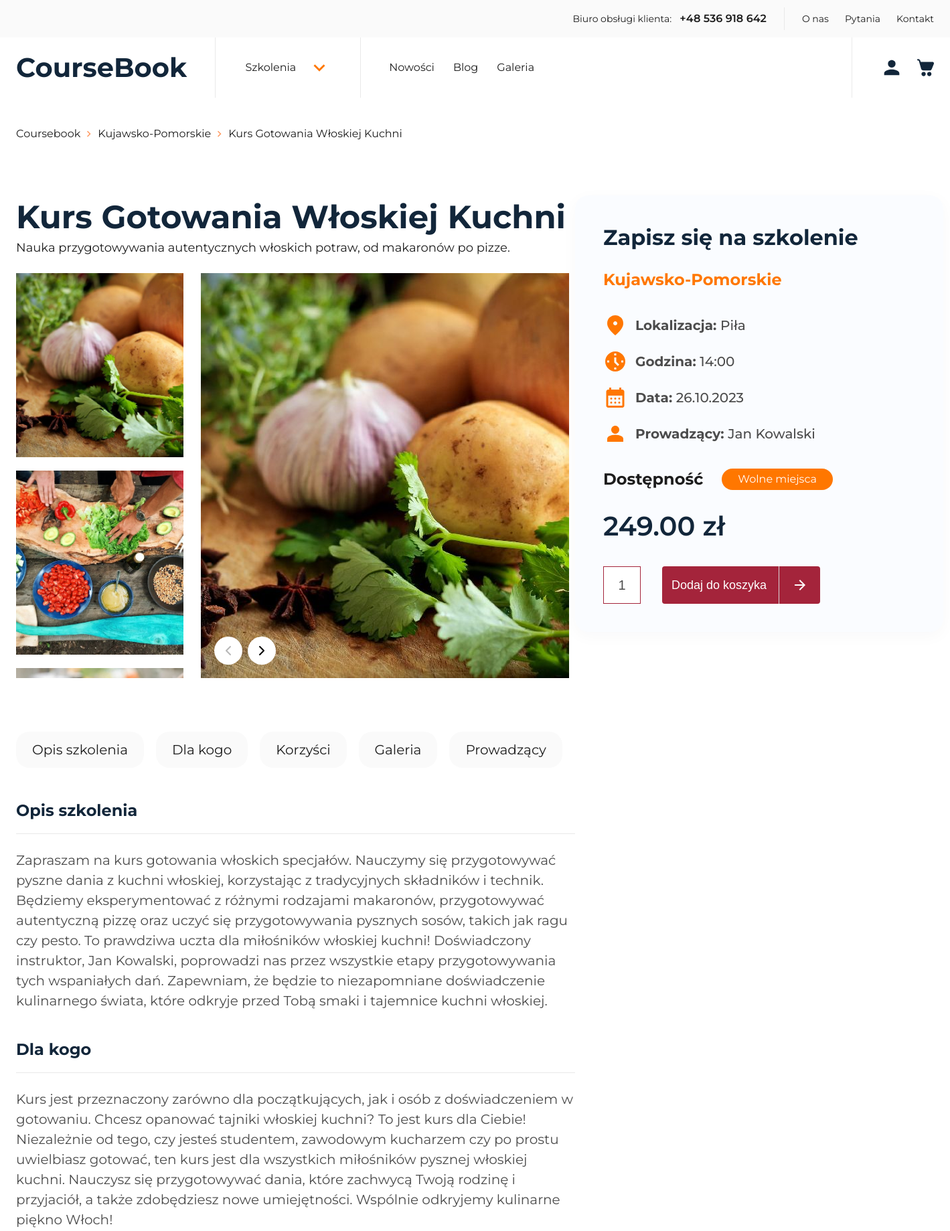
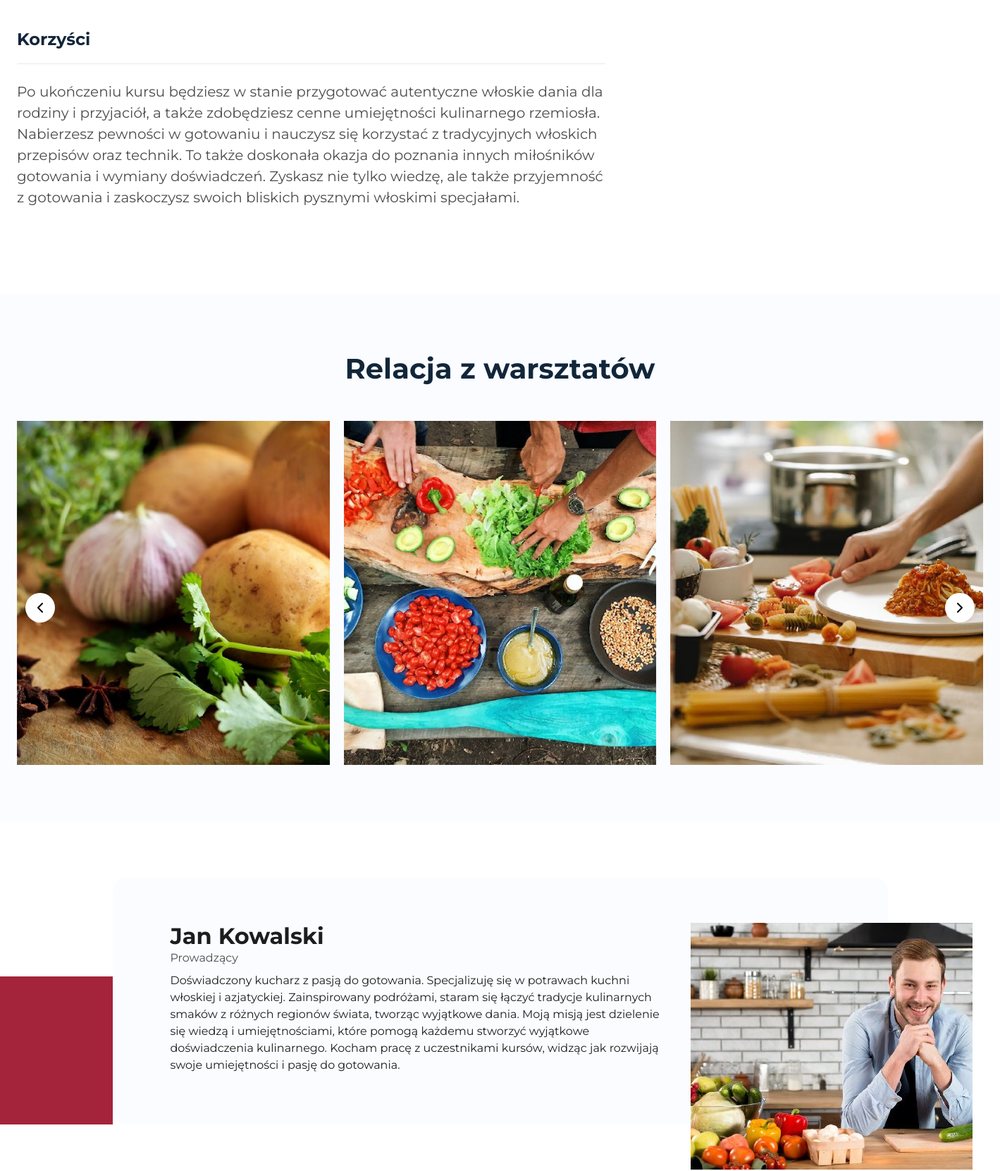
Page /course/kujawsko-pomorskie/kurs-gotowania-woskiej-kuchni/ (upper part) on the committed database (2 pictures, top to bottom).
### coursebookapp/models/course.py (models this page shows, shortened)
class Course(models.Model):
    instructor = models.ForeignKey(
        Instructor, on_delete=models.SET_NULL, null=True, blank=True
    )
    title = models.CharField(max_length=100)
    short_description = models.CharField(max_length=200)
    price = models.DecimalField(max_digits=8, decimal_places=2)
    province_choices = (
        ("dolnośląskie", "Dolnośląskie"),
        ("kujawsko-pomorskie", "Kujawsko-Pomorskie"),
        ("lubelskie", "Lubelskie"),
        ("lubuskie", "Lubuskie"),
        ("łódzkie", "Łódzkie"),
        ("małopolskie", "Małopolskie"),
        ("mazowieckie", "Mazowieckie"),
        ("opolskie", "Opolskie"),
        ("podkarpackie", "Podkarpackie"),
        ("podlaskie", "Podlaskie"),
        ("pomorskie", "Pomorskie"),
        ("śląskie", "Śląskie"),
        ("świętokrzyskie", "Świętokrzyskie"),
        ("warmińsko-mazurskie", "Warmińsko-Mazurskie"),
        ("wielkopolskie", "Wielkopolskie"),
        ("zachodniopomorskie", "Zachodniopomorskie"),
    )
    province = models.CharField(max_length=30, choices=province_choices)
    available = models.BooleanField(default=False)
    seats = models.PositiveIntegerField()
    date = models.DateField()
    time_start = models.TimeField()
    city = models.CharField(max_length=100)
    course_description = models.TextField()
    course_for = models.TextField()
    course_benefit = models.TextField()
    province_slug = models.SlugField(max_length=50, blank=True)
    slug = models.SlugField(max_length=200, unique=True, blank=True)

### coursebookapp/models/course_image.py (models this page shows, shortened)
class CourseImage(models.Model):
    course = models.ForeignKey(Course, on_delete=models.CASCADE)
    def get_upload_path(instance, filename):
        return f"course_images/{instance.course.id}/{filename}"
    image = models.ImageField(upload_to=get_upload_path)
    image_thumb = models.ImageField(upload_to=get_upload_path, blank=True)
    image_medium_thumb = models.ImageField(upload_to=get_upload_path, blank=True)

### coursebookapp/models/instructor.py (models this page shows, shortened)
class Instructor(models.Model):
    app_user = models.ForeignKey(
        AppUser, on_delete=models.CASCADE, related_name="instructors_created"
    )
    first_name = models.CharField(max_length=50)
    last_name = models.CharField(max_length=50)
    description = models.TextField()
    def get_upload_path(instance, filename):
        company_name_slug = slugify(instance.app_user.company_name)
        return f"instructors/{company_name_slug}/{filename}"
    photo = models.ImageField(upload_to=get_upload_path, blank=True)
    photo_thumb = models.ImageField(upload_to=get_upload_path, blank=True)
    @property
    def fullname(self):
        return f"{self.first_name} {self.last_name}"

### coursebookapp/views/course_detail_view.py (the view)
class CourseDetailView(generics.RetrieveAPIView):
    serializer_class = CourseSerializer
    queryset = Course.objects.all()
    lookup_field = "slug"
    template_name = "pages/course_detail.html"
    def get(self, request, *args, **kwargs):
        instance = self.get_object()
        random_courses = Course.objects.order_by("?")[:6]
        instance.image = instance.courseimage_set.first()
        instance.images = CourseImage.objects.filter(course=instance)
        for course in random_courses:
            course.image = course.courseimage_set.first()
        breadcrumbs = [
            ("Coursebook", reverse("home")),
            (
                instance.province_slug,
                reverse(
                    "course_category", kwargs={"province_slug": instance.province_slug}
                ),
            ),
            (
                instance.title,
                reverse(
                    "course_detail",
                    kwargs={
                        "province_slug": instance.province_slug,
                        "slug": instance.slug,
                    },
                ),
            ),
        ]
        context = {
            "course": instance,
            "random_courses": random_courses,
            "breadcrumbs": breadcrumbs,
        }
        return render(request, self.template_name, context)

### templates/pages/course_detail.html (shortened to what this page needs)
{% extends "layout/base-nb.html" %} {% block styles %}
<link rel="stylesheet" href="{% static 'css/global.min.css' %}" />
<link rel="stylesheet" href="{% static 'css/course.min.css' %}" />
<link rel="stylesheet" href="{% static 'css/splide-core.min.css' %}" />
{% endblock %} {% block content %}
<div class="container">
    {% include 'partials/breadcrumbs.html' with breadcrumbs=breadcrumbs %}
</div>
<section class="course">
  <div class="container">
    <div class="course__row">
      <div class="course__left">
        <div class="course__head">
          <h1 class="course__head-title">{{course.title|title}}</h1>
          <p class="course__head-short">{{course.short_description}}</p>
        </div>
        <div class="course__gallery">
          <div class="course__gallery-left">
            {%if course.images%}
            <div class="splide courseThumbs">
              <div class="splide__track">
                <ul class="splide__list">
                  {%for image in course.images%}
                  <li class="splide__slide">
                    <picture>
                      <img
                        loading="lazy"
                        width="250"
                        height="275"
                        src="{{ image.image.url }}"
                        alt="{{ course.title }}"
                      />
                    </picture>
                  </li>
                  {%endfor%}
                </ul>
              </div>
            </div>
            {%endif%}
          </div>
          <div class="course__gallery-right">
            {%if course.image%}
            <div class="splide courseBig">
              <div class="splide__arrows">
                <button class="splide__arrow splide__arrow--prev">
                  <svg
                    xmlns="http://www.w3.org/2000/svg"
                    width="24"
                    height="24"
                    viewBox="0 0 24 24"
                    fill="none"
                    stroke="currentColor"
                    stroke-width="2"
                    stroke-linecap="round"
                    stroke-linejoin="round"
                    class="feather feather-chevron-left"
                  >
                    <polyline points="15 18 9 12 15 6"></polyline>
                  </svg>
                </button>
                <button class="splide__arrow splide__arrow--next">
                  <svg
                    xmlns="http://www.w3.org/2000/svg"
                    width="24"
                    height="24"
                    viewBox="0 0 24 24"
                    fill="none"
                    stroke="currentColor"
                    stroke-width="2"
                    stroke-linecap="round"
                    stroke-linejoin="round"
                    class="feather feather-chevron-right"
                  >
                    <polyline points="9 18 15 12 9 6"></polyline>
                  </svg>
                </button>
              </div>
              <div class="splide__track">
                <ul class="splide__list">
                  {%for image in course.images%}
                  <li class="splide__slide">
                    <picture>
                      <img
                        loading="lazy"
                        width="550"
                        height="605"
                        src="{{ image.image.url }}"
                        alt="{{ course.title }}"
                      />
                    </picture>
                  </li>
                  {%endfor%}
                </ul>
              </div>
            </div>
            {%endif%}
          </div>
        </div>
        <div class="course__nav">
          <a href="#description" class="chips chips--primary">Opis szkolenia</a>
          <a href="#forWho" class="chips chips--primary">Dla kogo</a>
          <a href="#benefits" class="chips chips--primary">Korzyści</a>
          <a href="#gallery" class="chips chips--primary">Galeria</a>
          <a href="#leader" class="chips chips--primary">Prowadzący</a>
        </div>
        <div class="course__content">
          <div id="description" class="course__content-box">
            <div class="course__content-title">Opis szkolenia</div>
            <div class="course__content-text">
              {{course.course_description}}
            </div>
          </div>
          <div id="forWho" class="course__content-box">
            <div class="course__content-title">Dla kogo</div>
            <div class="course__content-text">{{course.course_for}}</div>
          </div>
          <div id="benefits" class="course__content-box">
            <div class="course__content-title">Korzyści</div>
            <div class="course__content-text">{{course.course_benefit}}</div>
          </div>
        </div>
      </div>
      <div class="course__right">
        <div class="course__box">
          <p class="course__box-title">Zapisz się na szkolenie</p>
          <p class="course__box-province">{{course.province|title}}</p>
          <div class="course__details">
            <div class="course__details-detail">
              <div class="course__details-text">
                Lokalizacja:
                <span>{{course.city|title}}</span>
              </div>
            </div>
            <div class="course__details-detail">
              <div class="course__details-text">
                Godzina:
                <span>{{course.time_start|time:"H:i"}}</span>
              </div>
            </div>
            <div class="course__details-detail">
              <div class="course__details-text">
                Data:
                <span>{{course.date|date:"d.m.Y"}}</span>
              </div>
            </div>
            <div class="course__details-detail">
              <div class="course__details-text">
                Prowadzący:
                <span>{{course.instructor.fullname}}</span>
              </div>
            </div>
          </div>
          <div class="course__availability">
            <p class="course__availability-name">Dostępność</p>
            {% if course.seats > 0 %}
            <p class="chips chips--secondary">Wolne miejsca</p>
            {%else%}
            <p class="chips chips--secondary">Brak miejsca</p>
            {%endif%}
          </div>
          <div class="course__price">{{course.price}}&nbsp;zł</div>
          <form class="course__add" action="">
            <div class="">
              <input placeholder="1" class="course__add-qty" type="text" />
            </div>
            <button class="btn btn--primary">
              Dodaj do koszyka
              <span class="btn__arrow">
                <svg
                  width="24"
                  height="24"
                  viewBox="0 0 24 24"
                  fill="none"
                  xmlns="http://www.w3.org/2000/svg"
                >
                  <path
                    d="M12 20L10.575 18.6L16.175 13H4V11H16.175L10.575 5.4L12 4L20 12L12 20Z"
                    fill="white"
                  ></path>
                </svg>
              </span>
            </button>
          </form>
        </div>
      </div>
    </div>
  </div>
</section>
<section id="gallery" class="relations">
  <div class="container">
    <div class="relations__heading">
      <h2>Relacja z warsztatów</h2>
    </div>
    <div class="relations__gallery">
      {%if course.images%}
      <div class="splide relationsImages">
        <div class="splide__arrows">
          <button class="splide__arrow splide__arrow--prev">
            <svg
              xmlns="http://www.w3.org/2000/svg"
              width="24"
              height="24"
              viewBox="0 0 24 24"
              fill="none"
              stroke="currentColor"
              stroke-width="2"
              stroke-linecap="round"
              stroke-linejoin="round"
              class="feather feather-chevron-left"
            >
              <polyline points="15 18 9 12 15 6"></polyline>
            </svg>
          </button>
          <button class="splide__arrow splide__arrow--next">
            <svg
              xmlns="http://www.w3.org/2000/svg"
              width="24"
              height="24"
              viewBox="0 0 24 24"
              fill="none"
              stroke="currentColor"
              stroke-width="2"
              stroke-linecap="round"
              stroke-linejoin="round"
              class="feather feather-chevron-right"
            >
              <polyline points="9 18 15 12 9 6"></polyline>
            </svg>
          </button>
        </div>
        <div class="splide__track">
          <ul class="splide__list">
            {%for image in course.images%}
            <li class="splide__slide">
              <picture>
                <img
                  loading="lazy"
                  width="550"
                  height="605"
                  src="{{ image.image.url }}"
                  alt="{{ course.title }}"
                />
              </picture>
            </li>
            {%endfor%}
          </ul>
        </div>
      </div>
      {%endif%}
    </div>
  </div>
</section>
<section id="leader" class="testimonials">
  <div class="container">
    <div class="testimonials__row">
      <div class="testimonials__content">
        <div class="testimonials__content-head">
          <div class="testimonials__content-name">
            {{course.instructor.fullname}}
          </div>
        </div>
        <div class="testimonials__content-status">Prowadzący</div>
        <div class="testimonials__content-text">
          <p>{{course.instructor.description}}</p>
        </div>
      </div>
      <div class="testimonials__image">
        {%if course.instructor.photo%}
        <picture>
          <img
            loading="lazy"
            width="400"
            height="350"
            src="{{ course.instructor.photo.url }}"
            alt=""
          />
        </picture>
        {%endif%}
      </div>
    </div>
  </div>
</section>
{% endblock %}

### templates/partials/breadcrumbs.html
{% if breadcrumbs %}
<ol class="breadcrumbs">
  {% for item_name, item_url in breadcrumbs %}
  <li class="breadcrumbs__item">
    {% if forloop.last %}
    <span class="breadcrumbs__link">{{ item_name|title }}</span>
    {% else %}
    <a class="breadcrumbs__link" href="{{ item_url }}">{{ item_name|title }}</a>
    {% endif %}
  </li>
  {% if not forloop.last %}
  <svg
    width="18"
    height="18"
    viewBox="0 0 18 18"
    fill="none"
    xmlns="http://www.w3.org/2000/svg"
  >
    <path
      d="M7.05 13.5L6 12.45L9.45 9L6 5.55L7.05 4.5L11.55 9L7.05 13.5Z"
      fill="#FF9A62"
    />
  </svg>
  {% endif %} {% endfor %}
</ol>
{% endif %}

### rows in the picture
Course: breadcrumbs "Kujawsko-Pomorskie", breadcrumbs "Kurs Gotowania Włoskiej Kuchni", title "Kurs Gotowania Włoskiej Kuchni", short_description "Nauka przygotowywania autentycznych włoskich potraw, od makaronów po pizze.", course_description "Zapraszam na kurs gotowania włoskich specjałów. Nauczymy się przygotowywać pyszne dania z kuchni włoskiej, korzystając z tradycyjnych składników i technik. Będziemy eksperymentować z różnymi rodzajami makaronów, przygotowywać autentyczną pizzę oraz uczyć się przygotowywania pysznych sosów, takich jak ragu czy pesto. To prawdziwa uczta dla miłośników włoskiej kuchni! Doświadczony instruktor, Jan Kowalski, poprowadzi nas przez wszystkie etapy przygotowywania tych wspaniałych dań. Zapewniam, że będzie to niezapomniane doświadczenie kulinarnego świata, które odkryje przed Tobą smaki i tajemnice kuchni włoskiej.", course_for "Kurs jest przeznaczony zarówno dla początkujących, jak i osób z doświadczeniem w gotowaniu. Chcesz opanować tajniki włoskiej kuchni? To jest kurs dla Ciebie! Niezależnie od tego, czy jesteś studentem, zawodowym kucharzem czy po prostu uwielbiasz gotować, ten kurs jest dla wszystkich miłośników pysznej włoskiej kuchni. Nauczysz się przygotowywać dania, które zachwycą Twoją rodzinę i przyjaciół, a także zdobędziesz nowe umiejętności. Wspólnie odkryjemy kulinarne piękno Włoch!", course_benefit "Po ukończeniu kursu będziesz w stanie przygotować autentyczne włoskie dania dla rodziny i przyjaciół, a także zdobędziesz cenne umiejętności kulinarnego rzemiosła. Nabierzesz pewności w gotowaniu i nauczysz się korzystać z tradycyjnych włoskich przepisów oraz technik. To także doskonała okazja do poznania innych miłośników gotowania i wymiany doświadczeń. Zyskasz nie tylko wiedzę, ale także przyjemność z gotowania i zaskoczysz swoich bliskich pysznymi włoskimi specjałami.", province "Kujawsko-Pomorskie", city "Piła", time_start "14:00", date "26.10.2023", instructor.fullname "Jan Kowalski", price "249.00", instructor.description "Doświadczony kucharz z pasją do gotowania. Specjalizuję się w potrawach kuchni włoskiej i azjatyckiej. Zainspirowany podróżami, staram się łączyć tradycje kulinarnych smaków z różnych regionów świata, tworząc wyjątkowe dania. Moją misją jest dzielenie się wiedzą i umiejętnościami, które pomogą każdemu stworzyć wyjątkowe doświadczenia kulinarnego. Kocham pracę z uczestnikami kursów, widząc jak rozwijają swoje umiejętności i pasję do gotowania.", instructor.photo (picture)
CourseImage: image (picture)
CourseImage: image (picture)
CourseImage: image (picture)

### other values in the picture
{{ item_name|title }} "Coursebook"
